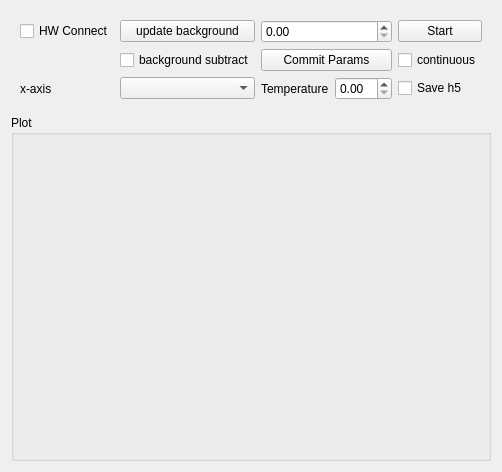
<?xml version="1.0" encoding="UTF-8"?>
<ui version="4.0">
 <class>Form</class>
 <widget class="QWidget" name="Form">
  <property name="geometry">
   <rect>
    <x>0</x>
    <y>0</y>
    <width>455</width>
    <height>472</height>
   </rect>
  </property>
  <property name="windowTitle">
   <string>Form</string>
  </property>
  <layout class="QVBoxLayout" name="verticalLayout" stretch="0,1">
   <item>
    <widget class="QWidget" name="control_widget" native="true">
     <layout class="QGridLayout" name="gridLayout">
      <item row="3" column="4">
       <widget class="QLabel" name="label_2">
        <property name="text">
         <string>Temperature</string>
        </property>
       </widget>
      </item>
      <item row="2" column="4" colspan="2">
       <widget class="QPushButton" name="commit_pushButton">
        <property name="text">
         <string>Commit Params</string>
        </property>
       </widget>
      </item>
      <item row="2" column="2" colspan="2">
       <widget class="QCheckBox" name="background_subtract_checkBox">
        <property name="text">
         <string>background subtract</string>
        </property>
       </widget>
      </item>
      <item row="1" column="2" colspan="2">
       <widget class="QPushButton" name="update_background_pushButton">
        <property name="text">
         <string>update background</string>
        </property>
       </widget>
      </item>
      <item row="3" column="5">
       <widget class="QDoubleSpinBox" name="temp_doubleSpinBox"/>
      </item>
      <item row="1" column="6">
       <widget class="QPushButton" name="start_pushButton">
        <property name="text">
         <string>Start</string>
        </property>
       </widget>
      </item>
      <item row="2" column="6">
       <widget class="QCheckBox" name="continuous_checkBox">
        <property name="text">
         <string>continuous</string>
        </property>
       </widget>
      </item>
      <item row="3" column="6">
       <widget class="QCheckBox" name="save_h5_checkBox">
        <property name="text">
         <string>Save h5</string>
        </property>
       </widget>
      </item>
      <item row="1" column="0">
       <widget class="QCheckBox" name="hw_connect_checkBox">
        <property name="text">
         <string>HW Connect</string>
        </property>
       </widget>
      </item>
      <item row="3" column="0">
       <widget class="QLabel" name="label_3">
        <property name="text">
         <string>x-axis</string>
        </property>
       </widget>
      </item>
      <item row="3" column="2" colspan="2">
       <widget class="QComboBox" name="wl_calib_comboBox"/>
      </item>
      <item row="1" column="4" colspan="2">
       <widget class="QDoubleSpinBox" name="int_time_doubleSpinBox"/>
      </item>
     </layout>
    </widget>
   </item>
   <item>
    <widget class="QGroupBox" name="plot_groupBox">
     <property name="title">
      <string>Plot</string>
     </property>
     <layout class="QVBoxLayout" name="verticalLayout_2"/>
    </widget>
   </item>
  </layout>
 </widget>
 <resources/>
 <connections/>
</ui>
